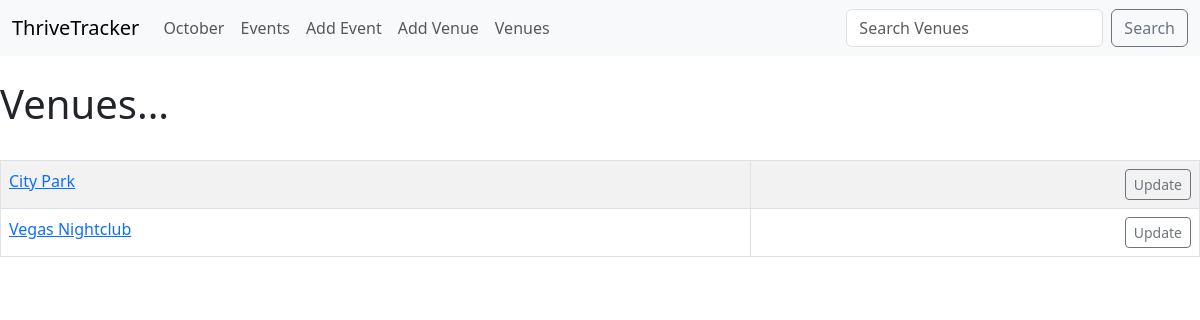
The page /list_venues on the database as committed earlier.
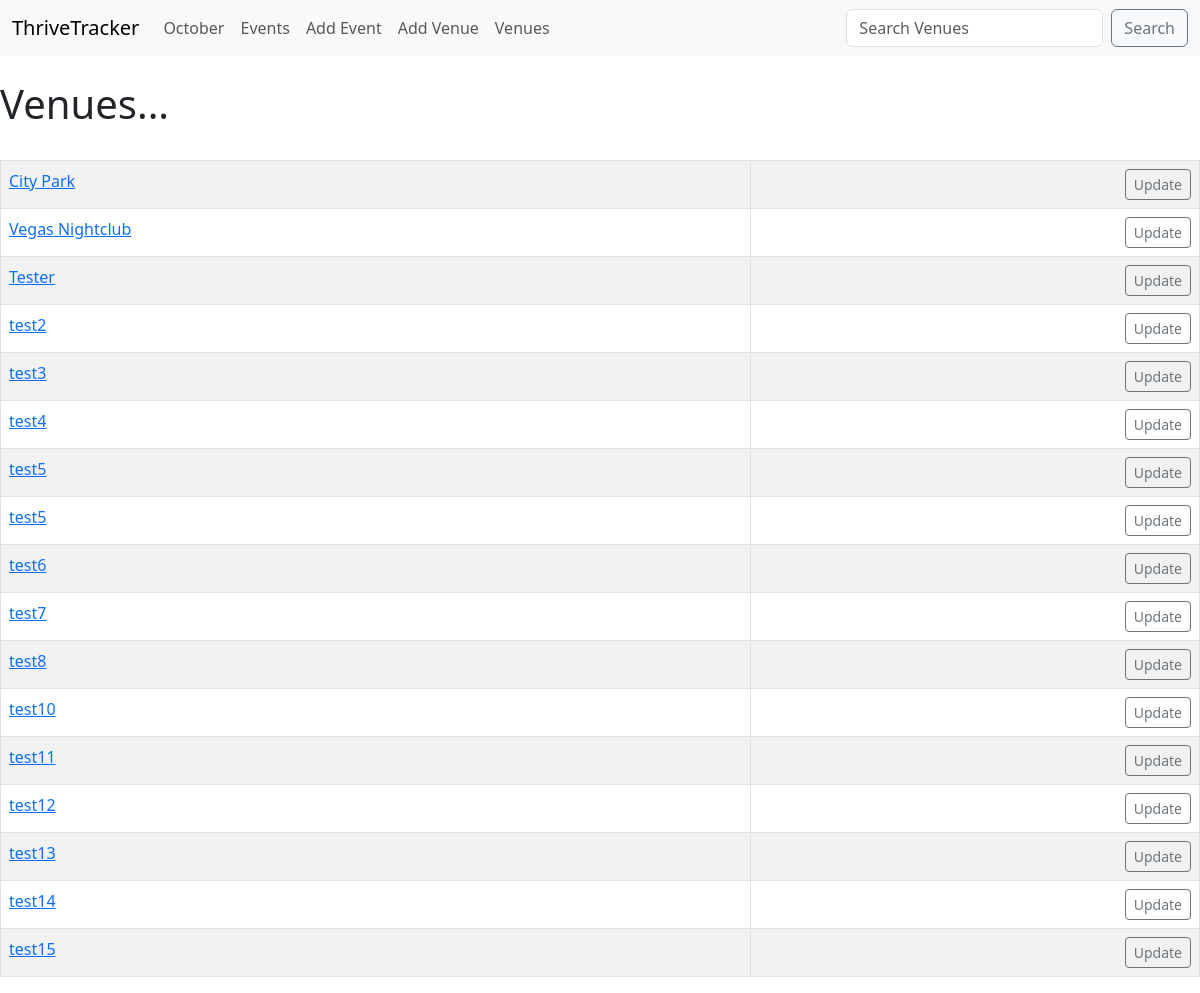
The same page on the database as committed later.
### addiction_calendar/models.py (models this page shows)
class Venue(models.Model):
    name = models.CharField('Venue Name', max_length=200)
    address = models.CharField('Venue Address', max_length=300)
    zip_code = models.CharField('Venue Zip Code', max_length=15)
    phone = models.CharField('Venue Phone', max_length=20, blank=True)
    web = models.URLField('Venue Website', blank=True)
    email_address = models.EmailField('Venue Email', blank=True)
    def __str__(self):
        return self.name

### addiction_calendar/views.py (the view)
# urls.py: path('list_venues', views.list_venues, name='list-venues'),
def list_venues(request):
    venue_list = Venue.objects.all()
    return render(request, 'addiction_events/venues.html',
        {'venue_list': venue_list})

### addiction_calendar/templates/addiction_events/venues.html
{% extends 'addiction_events/base.html' %}
{% block content %}
        <h1>Venues...</h1>
        <br/>
        <table class='table table-bordered table-striped table-hover'>
        {% for venue in venue_list %}
            <tr>
                <td>
                    <a href="{% url 'show-venue' venue.id %}"> {{ venue }}</a>
                </td>
                <td align='right'>
                    <a href="{% url 'update-venue' venue.id %}" class='btn btn-outline-secondary btn-sm'>Update</a>
                </td>
            </tr>
        {% endfor %}
{% endblock %}

Rows that differ between the two databases and show on the page:
added Venue: name "Tester"
added Venue: name "test2"
added Venue: name "test3"
added Venue: name "test4"
added Venue: name "test5"
added Venue: name "test5"
added Venue: name "test6"
added Venue: name "test7"
added Venue: name "test8"
added Venue: name "test10"
added Venue: name "test11"
added Venue: name "test12"
added Venue: name "test13"
added Venue: name "test14"
added Venue: name "test15"
